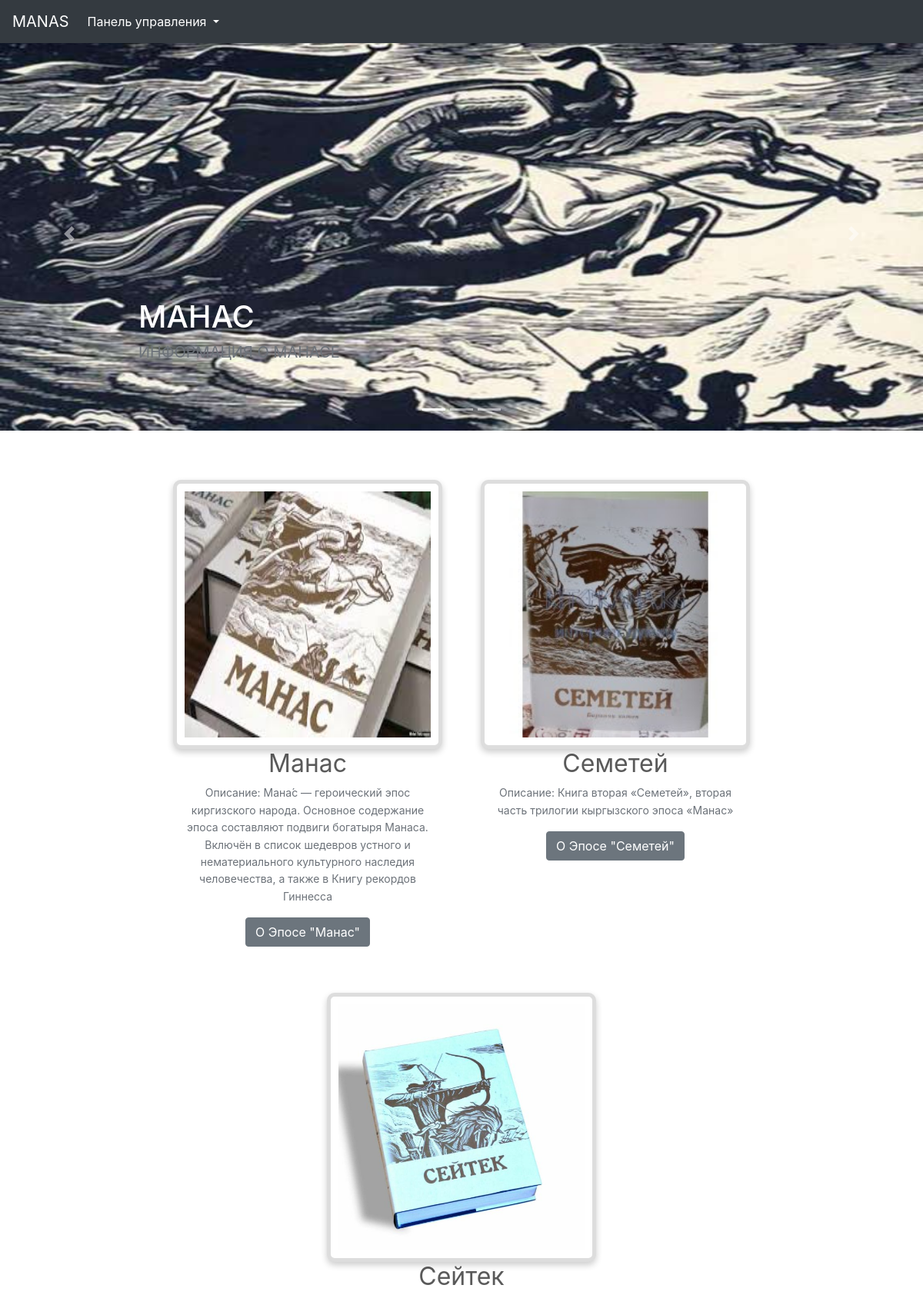
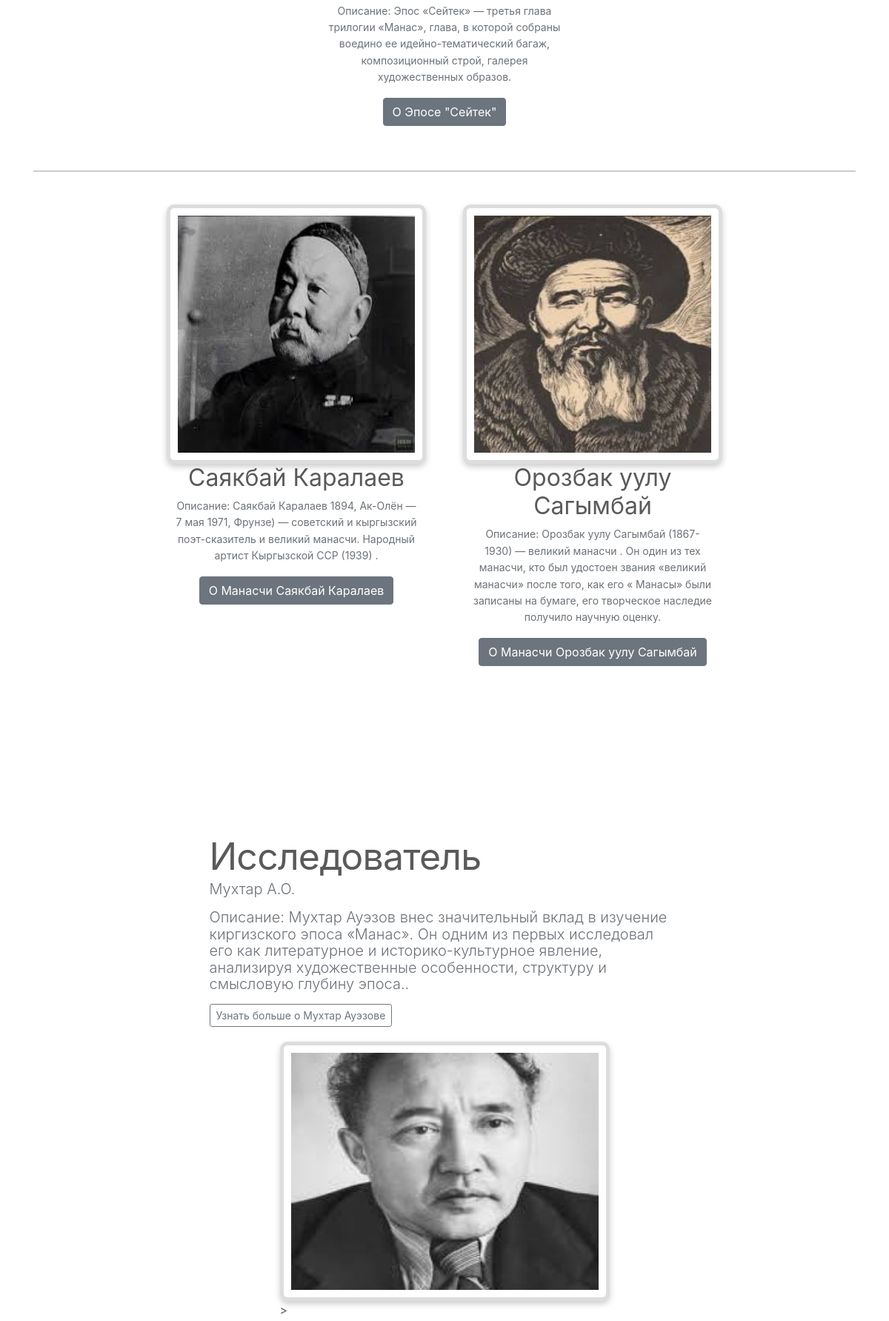
The page / (upper part) on the database its author committed (2 pictures, top to bottom).
### main/models.py (models this page shows, shortened)
class Epos(models.Model):
    epos_name = models.CharField(max_length=100, unique=True)
    epos_photo = models.ImageField(upload_to="epos/", null=True, blank=True, verbose_name='Фото эпоса')
    epos_description = models.CharField(max_length=250)
    epos_info = models.TextField()
    class Meta:
        verbose_name = 'Эпос'
        verbose_name_plural = 'Эпосы'

class Manaschi(models.Model):
    manaschi_name = models.CharField(max_length=100)
    manaschi_photo = models.ImageField(upload_to="manaschi/", null=True, blank=True, verbose_name='Фото манасчи')
    manaschi_description = models.CharField(max_length=250)
    manaschi_info = models.TextField()
    class Meta:
        verbose_name = 'Манасчи'
        verbose_name_plural = 'Манасчи'

### main/views.py (the view)
# urls.py: path('', IndexView.as_view(), name='index'),
class IndexView(TemplateView):
    template_name = 'main/index.html'
    def get_context_data(self, **kwargs):
        context_data = super().get_context_data(**kwargs)
        context_data['epos_list'] = Epos.objects.all()
        context_data['manaschi_list'] = Manaschi.objects.all()
        context_data['researchers_list'] = Researchers.objects.all()
        return context_data

### main/templatetags/my_tags.py (called while the page is built)
@register.simple_tag()
@register.filter()
def my_media(val):
    if val:
        return f"/media/{val}"
    return ''

### main/templates/main/index.html (shortened to what this page needs)
<!doctype html>
{% load static %}
<html lang="en">
<head>
    <link href="{% static 'bootstrap/assets/dist/css/bootstrap.min.css' %}" rel="stylesheet">
    <link href="{% static 'bootstrap/carousel/carousel.css' %}" rel="stylesheet">
</head>
<body>
<header>
    {% include 'main/includes/inc_header.html' %}
</header>
<main role="main">
    {% include 'main/includes/inc_carousel.html' %}
    <div class="container marketing">
        {% include 'main/includes/inc_after_carousel.html' %}
        <hr>
        <br>
        {% include 'main/includes/inc_after_manashi.html' %}
        {% include 'main/includes/inc_articles.html' %}
    </div>
        <p>{% include 'main/includes/read_inf.html' %}</p>p>
</main>
</body>
</html>

### main/templates/main/includes/inc_header.html (shortened to what this page needs)
<nav class="navbar navbar-expand-md navbar-dark fixed-top bg-dark">
    <a class="navbar-brand" href="{% url 'main:index' %}">MANAS</a>
    <div class="collapse navbar-collapse" id="navbarCollapse">
        <ul class="navbar-nav mr-auto">
            {% include 'main/includes/inc_menu.html' %}
        </ul>
    </div>
</nav>

### main/templates/main/includes/inc_menu.html (shortened to what this page needs)
<li class="nav-item active dropdown">
    <a class="nav-link dropdown-toggle" href="#"
       id="navbarDropdownMenuLink" role="button"
       data-toggle="dropdown" aria-haspopup="true" aria-expanded="false">
        Панель управления
    </a>
</li>

### main/templates/main/includes/inc_carousel.html (shortened to what this page needs)
<div id="myCarousel" class="carousel slide" data-ride="carousel">
    <ol class="carousel-indicators">
        <li data-target="#myCarousel" data-slide-to="0" class="active"></li>
        <li data-target="#myCarousel" data-slide-to="1"></li>
        <li data-target="#myCarousel" data-slide-to="2"></li>
    </ol>
    <div class="carousel-inner">
        <div class="carousel-item active">
            <img src="/media/main/manas.jpg" class="d-block w-100" alt="...">
            <div class="container">
                <div class="carousel-caption text-left text-uppercase">
                    <h1>Манас</h1>
                    <p>Информация о Манасе</p>
                </div>
            </div>
        </div>
    </div>
    <button class="carousel-control-prev" type="button" data-target="#myCarousel" data-slide="prev">
        <span class="carousel-control-prev-icon" aria-hidden="true"></span>
    </button>
    <button class="carousel-control-next" type="button" data-target="#myCarousel" data-slide="next">
        <span class="carousel-control-next-icon" aria-hidden="true"></span>
    </button>
</div>

### main/templates/main/includes/inc_after_carousel.html (shortened to what this page needs)
{% load my_tags %}
<head>
</head>
<div class="row">
    {% if epos_list %}
        {% for epos in epos_list %}
            <div class="col-lg-4">
                {% if epos.epos_photo %}
                    <img class="card card-img-top"
                         src="{{ epos.epos_photo|my_media }}"
                         alt="Card image cap" width="100%" height="350">
                {% else %}
                    <img class="card card-img-top"
                         src="/media/users_avatar/pngtree-no-avatar-vector-isolated-on-white-background-png-image_4979074.jpg"
                         alt="Card image cap" width="100%" height="350">
                {% endif %}
                <h2>{{ epos.epos_name }}</h2>
                <p>Описание: {{ epos.epos_description }}</p>
                <p><a class="btn btn-secondary" href="{% url 'main:epos_detail' epos.pk %}">О Эпосе "{{ epos.epos_name }}"  </a>
                </p>
            </div>
        {% endfor %}
    {% endif %}
</div>

### main/templates/main/includes/inc_after_manashi.html (shortened to what this page needs)
{% load my_tags %}
<head>
</head>
<div class="row">
    {% if manaschi_list %}
        {% for manaschi in manaschi_list %}
            <div class="col-lg-4">
                {% if manaschi.manaschi_photo %}
                    <img class="card card-img-top"
                         src="{{ manaschi.manaschi_photo|my_media }}"
                         alt="Card image cap" width="100%" height="350">
                {% else %}
                    <img class="card card-img-top"
                         src="/media/users_avatar/pngtree-no-avatar-vector-isolated-on-white-background-png-image_4979074.jpg"
                         alt="Card image cap" width="100%" height="350">
                {% endif %}
                <h2>{{ manaschi.manaschi_name }}</h2>
                <p>Описание: {{ manaschi.manaschi_description }}</p>
                <p><a class="btn btn-secondary" href="{% url 'main:manaschi_detail' manaschi.pk %}">О Манасчи {{ manaschi.manaschi_name }}</a>
                </p>
            </div>
        {% endfor %}
    {% endif %}
</div>

### main/templates/main/includes/inc_articles.html (shortened to what this page needs)
{% load my_tags %}
<head>
</head>
<div class="featurette-divider">
    <div class="row featurette">
        <div class="col-md-7">
                <h2 class="featurette-heading">Исследователь </h2>
                <p class="lead">Мухтар А.О. </p>
                <p class="lead">Описание: Мухтар Ауэзов внес значительный вклад в изучение киргизского эпоса «Манас». Он одним из первых исследовал его как литературное и историко-культурное явление, анализируя художественные особенности, структуру и смысловую глубину эпоса..</p>
                <a href="{% url 'main:muxtar' %}" type="button"
                   class="btn btn-sm btn-outline-secondary">Узнать больше о Мухтар Ауэзове</a>
            </div>
            <div class="col-md-5">
                         <img class="card card-img-top photo-frame"
                         src="/media/researchers/fer.jpg" alt="Card image cap" width="100%" height="350">>
            </div>
    </div>
</div>

### main/templates/main/includes/read_inf.html (shortened to what this page needs)
<link href="https://cdnjs.cloudflare.com/ajax/libs/font-awesome/5.15.4/css/all.min.css" rel="stylesheet">
    {% load static %}
    <link rel="stylesheet" href="{% static 'css/album.css' %}">

### static/css/album.css (style rules this page uses)
p { font-size: 14px; line-height: 22.4px; color: rgb(108, 114, 121); }
.row { display: flex; justify-content: center; gap: 20px; }

### main/templates/main/index.html (style rules this page uses)
hr { border: 1px solid #ccc; margin: 20px 0; }

### main/templates/main/includes/inc_after_carousel.html (style rules this page uses)
.card-img-top { border: 5px solid #ddd; border-radius: 10px; box-shadow: 0 4px 8px rgba(0, 0, 0, 0.2); padding: 10px; }

### main/templates/main/includes/inc_after_manashi.html (style rules this page uses)
.card-img-top { border: 5px solid #ddd; border-radius: 10px; box-shadow: 0 4px 8px rgba(0, 0, 0, 0.2); padding: 10px; }

### main/templates/main/includes/inc_articles.html (style rules this page uses)
.photo-frame { border: 5px solid #ddd; border-radius: 10px; box-shadow: 0 4px 8px rgba(0, 0, 0, 0.2); padding: 10px; }

### rows shown on the page
Epos: epos_photo|my_media (picture), epos_name "Мaнас", epos_description "Мана́с — героический эпос киргизского народа. Основное содержание эпоса составляют подвиги богатыря Манаса. Включён в список шедевров устного и нематериального культурного наследия человечества, а также в Книгу рекордов Гиннесса"
Epos: epos_photo|my_media (picture), epos_name "Семетей", epos_description "Книга вторая «Семетей», вторая часть трилогии кыргызского эпоса «Манас»"
Epos: epos_photo|my_media (picture), epos_name "Сейтек", epos_description "Эпос «Сейтек» — третья глава трилогии «Манас», глава, в которой собраны воедино ее идейно-тематический багаж, композиционный строй, галерея художественных образов."
Manaschi: manaschi_photo|my_media (picture), manaschi_name "Саякбай Каралаев", manaschi_description "Саякбай Каралаев 1894, Ак-Олён — 7 мая 1971, Фрунзе) — советский и кыргызский поэт-сказитель и великий манасчи. Народный артист Кыргызской ССР (1939) ."
Manaschi: manaschi_photo|my_media (picture), manaschi_name "Орозбак уулу Сагымбай", manaschi_description "Орозбак уулу Сагымбай (1867-1930) — великий манасчи . Он один из тех манасчи, кто был удостоен звания «великий манасчи» после того, как его « Манасы» были записаны на бумаге, его творческое наследие получило научную оценку."
